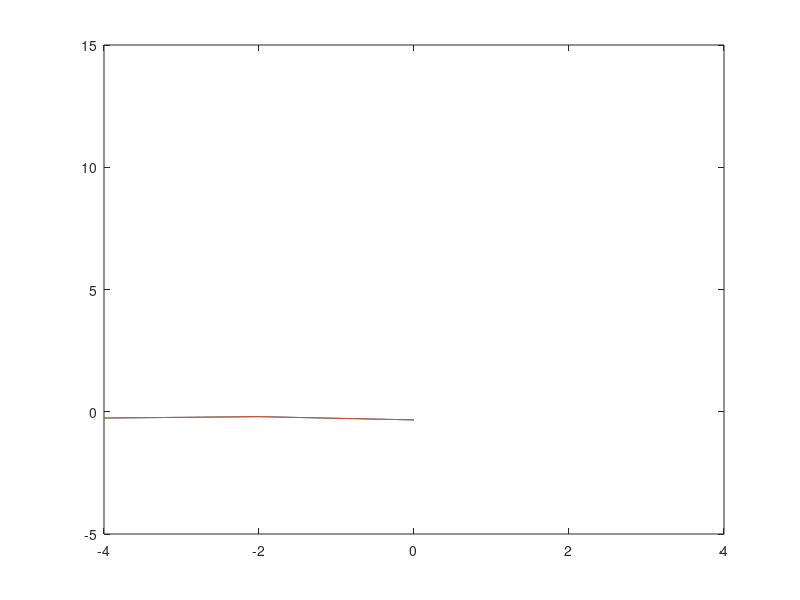

Write MATLAB code to recreate this figure.
%Simon Mekonen
%12/10/2018
%MatLab 8

%Partial fraction expansion of:
% (2+3x+4x^2) / ((x-1)(x-2)(x-3))

% 
% The check gets further from zero as the number of x values (n) increases
% This is because there are 3 asymptotes in the function and sampling the
% asymptotes causes small error




clear

% ----- Compute numerators c1, c2, c3 -----

A = [1 1 1; -5 -4 -3; 6 3 2];           % coefficient matrix of equation system
b = [4; 3; 2];                  % constants of equation system

c = inv(A)*b;      % numerator solutions

% ----- Calculations -----

n = input('Enter value of n: ');    % number of points in x

x = linspace(-4, 4, n);

d1 = x-1;   % denominator values
d2 = x-2;
d3 = x-3;

R = (2 + 3*x + 4*x.^2) ./ (d1.*d2.*d3);     % original function

partialR = c(1)./d1 + c(2)./d2 + c(3)./d3; % partial fraction version

check = R - partialR;

checkSum = sum(abs(R - partialR))

plot(x, R, x, partialR)













